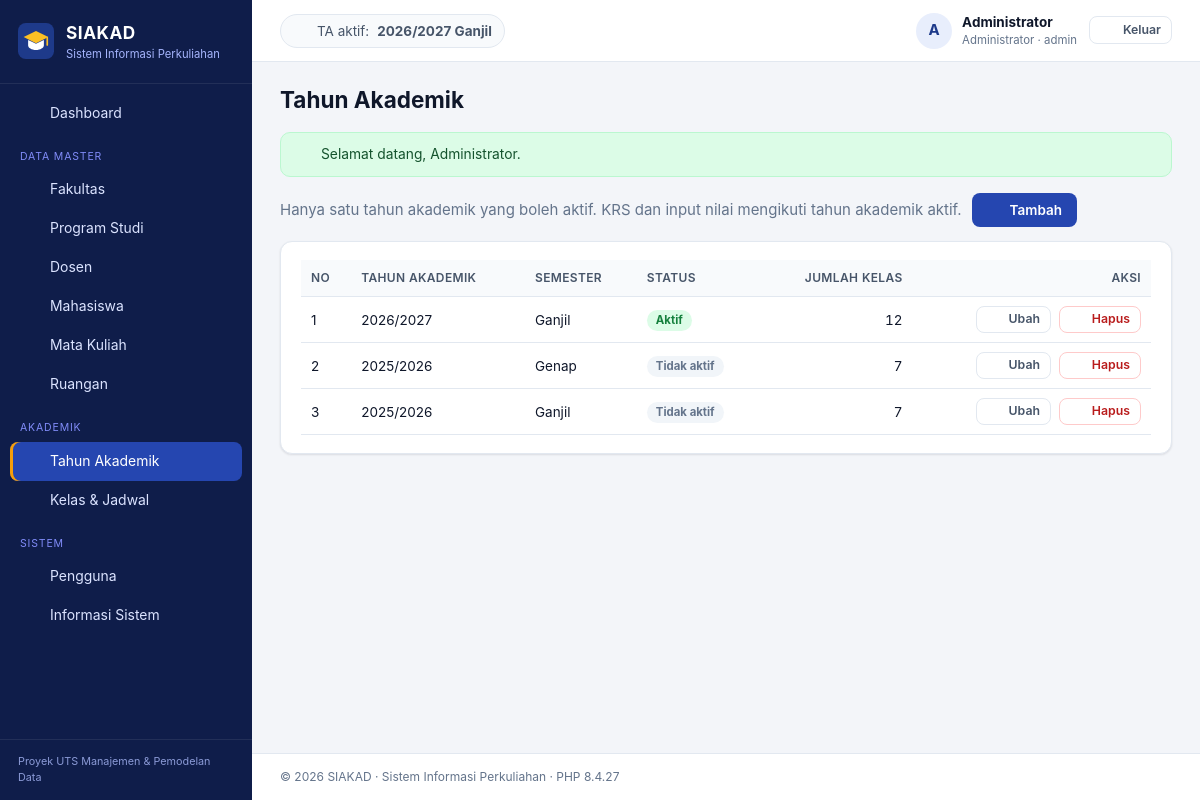
The app's page /index.php?page=admin/tahun-akademik (signed in) with its own data.
### tables this page shows
CREATE TABLE tahun_akademik (
  id_ta       INT UNSIGNED NOT NULL AUTO_INCREMENT,
  tahun       CHAR(9)      NOT NULL,               
  semester    ENUM('Ganjil','Genap') NOT NULL,
  is_aktif    TINYINT(1)   NOT NULL DEFAULT 0,
  created_at  TIMESTAMP    NOT NULL DEFAULT CURRENT_TIMESTAMP,
  PRIMARY KEY (id_ta),
  UNIQUE KEY uq_ta (tahun, semester)
);

### app/core/Controller.php (called while the page is built, shortened)
<?php
abstract class Controller
{
    protected function render(string $view, array $data = [], string $layout = 'layouts/main'): void
    {
        $viewFile = APP_PATH . '/views/' . $view . '.php';
        extract($data, EXTR_SKIP);
        require $viewFile;
        $content = ob_get_clean();
        require APP_PATH . '/views/' . $layout . '.php';
    }
}

### app/controllers/TahunAkademikController.php (called while the page is built, shortened)
<?php
class TahunAkademikController extends Controller
{
    private TahunAkademik $model;
    public function __construct()
    {
        $this->model = new TahunAkademik();
    }
    public function index(): void
    {
        $this->render('admin/tahun_akademik/index', ['title' => 'Tahun Akademik', 'rows' => $this->model->all()]);
    }
}

### index.php (called while the page is built, shortened)
<?php
require APP_PATH . '/core/helpers.php';
spl_autoload_register(function (string $class): void {
    foreach (['core', 'controllers', 'models'] as $dir) {
        $file = APP_PATH . "/$dir/$class.php";
        if (is_file($file)) {
            return;
        }
    }
});
$page = (string) ($_GET['page'] ?? (Auth::check() ? 'dashboard' : 'login'));
$action = (string) ($_GET['action'] ?? 'index');
$method = lcfirst(str_replace(' ', '', ucwords(str_replace('-', ' ', $action))));
$controller = new $controllerClass();
try {
    $controller->$method();
} catch (PDOException $e) {
    error_log('[SIAKAD] ' . $e->getMessage());
    if ($_SERVER['REQUEST_METHOD'] === 'POST') {
        flash('error', db_error_message($e));
        $back = $_SERVER['HTTP_REFERER'] ?? url($page);
        header('Location: ' . $back);
        exit;
    }
    abort(500, db_error_message($e));
}

### app/core/Model.php (called while the page is built, shortened)
<?php
abstract class Model
{
    protected PDO $db;
    public function __construct()
    {
        $this->db = Database::connection();
    }
    protected function fetchAll(string $sql, array $params = []): array
    {
        $stmt = $this->db->prepare($sql);
        $stmt->execute($params);
        return $stmt->fetchAll();
    }
    protected function fetchOne(string $sql, array $params = []): ?array
    {
        $stmt = $this->db->prepare($sql);
        $stmt->execute($params);
        $row = $stmt->fetch();
        return $row === false ? null : $row;
    }
}

### config/config.php (called while the page is built, shortened)
<?php
$env = static function (string $key, $default) {
    $value = getenv($key);
    return $value === false || $value === '' ? $default : $value;
};
$config = [
    'app_name'     => 'SIAKAD',
    'app_subtitle' => 'Sistem Informasi Perkuliahan',
    'db_host'      => $env('DB_HOST', '127.0.0.1'),
    'db_port'      => (int) $env('DB_PORT', 3306),
    'db_name'      => $env('DB_NAME', 'db_siakad'),
    'db_user'      => $env('DB_USER', 'root'),
    'db_pass'      => $env('DB_PASS', ''),
    'timezone'     => 'Asia/Jakarta',
    'debug'        => filter_var($env('APP_DEBUG', false), FILTER_VALIDATE_BOOLEAN),
];
$local = __DIR__ . '/config.local.php';
return $config;

### app/core/Database.php (called while the page is built)
<?php
final class Database
{
    private static ?PDO $pdo = null;
    public static function connection(): PDO
    {
        if (self::$pdo === null) {
            $c = config();
            $dsn = sprintf(
                'mysql:host=%s;port=%d;dbname=%s;charset=utf8mb4',
                $c['db_host'],
                $c['db_port'],
                $c['db_name']
            );
            self::$pdo = new PDO($dsn, $c['db_user'], $c['db_pass'], [
                PDO::ATTR_ERRMODE            => PDO::ERRMODE_EXCEPTION,
                PDO::ATTR_DEFAULT_FETCH_MODE => PDO::FETCH_ASSOC,
                PDO::ATTR_EMULATE_PREPARES   => false,
            ]);
            self::$pdo->exec("SET time_zone = '+07:00'");
        }
        return self::$pdo;
    }
}

### app/models/TahunAkademik.php (called while the page is built, shortened)
<?php
class TahunAkademik extends Model
{
    public function all(): array
    {
        return $this->fetchAll(
            "SELECT t.*, (SELECT COUNT(*) FROM kelas k WHERE k.id_ta = t.id_ta) AS jumlah_kelas
             FROM tahun_akademik t
             ORDER BY t.tahun DESC, t.semester DESC"
        );
    }
    public function aktif(): ?array
    {
        return $this->fetchOne('SELECT * FROM tahun_akademik WHERE is_aktif = 1 LIMIT 1');
    }
}

### app/core/Auth.php (called while the page is built, shortened)
<?php
final class Auth
{
    public static function user(): ?array
    {
        return $_SESSION['user'] ?? null;
    }
}

### app/views/admin/tahun_akademik/index.php (the view)
<div class="toolbar">
    <span class="muted">Hanya satu tahun akademik yang boleh aktif. KRS dan input nilai mengikuti tahun akademik aktif.</span>
    <a class="btn btn-primary" href="<?= e(url('admin/tahun-akademik', ['action' => 'create'])) ?>"><?= icon('plus', 16) ?><span>Tambah</span></a>
</div>
<section class="card">
    <div class="table-wrap">
        <table class="table">
            <thead><tr><th>No</th><th>Tahun Akademik</th><th>Semester</th><th>Status</th><th class="num">Jumlah Kelas</th><th class="actions">Aksi</th></tr></thead>
            <tbody>
            <?php foreach ($rows as $i => $r): ?>
                <tr>
                    <td><?= $i + 1 ?></td>
                    <td><?= e($r['tahun']) ?></td>
                    <td><?= e($r['semester']) ?></td>
                    <td><?= $r['is_aktif'] ? '<span class="badge badge-success">Aktif</span>' : '<span class="badge badge-muted">Tidak aktif</span>' ?></td>
                    <td class="num"><?= e($r['jumlah_kelas']) ?></td>
                    <td class="actions">
                        <a class="btn btn-sm btn-ghost" href="<?= e(url('admin/tahun-akademik', ['action' => 'edit', 'id' => $r['id_ta']])) ?>"><?= icon('edit', 15) ?><span>Ubah</span></a>
                        <?= delete_button('admin/tahun-akademik', (int) $r['id_ta']) ?>
                    </td>
                </tr>
            <?php endforeach; ?>
            </tbody>
        </table>
    </div>
</section>

### app/core/helpers.php (shortened to what this page needs)
<?php
function config(?string $key = null): mixed
{
    static $config = null;
    $config ??= require BASE_PATH . '/config/config.php';
    return $key === null ? $config : ($config[$key] ?? null);
}
function e(mixed $value): string
{
    return htmlspecialchars((string) ($value ?? ''), ENT_QUOTES | ENT_SUBSTITUTE, 'UTF-8');
}
function base_url(string $path = ''): string
{
    $dir = rtrim(str_replace('\\', '/', dirname($_SERVER['SCRIPT_NAME'] ?? '/')), '/');
    return $dir . '/' . ltrim($path, '/');
}
function url(string $page, array $params = []): string
{
    $query = http_build_query(array_merge(['page' => $page], $params));
    return base_url('index.php') . '?' . $query;
}
function asset(string $path): string
{
    $file = BASE_PATH . '/assets/' . $path;
    $version = is_file($file) ? filemtime($file) : 1;
    return base_url('assets/' . $path) . '?v=' . $version;
}
function flash(string $type, ?string $message = null): ?string
{
    $msg = $_SESSION['_flash'][$type] ?? null;
    return $msg;
}
function csrf_token(): string
{
    return $_SESSION['_csrf'];
}
function csrf_field(): string
{
    return '<input type="hidden" name="_csrf" value="' . e(csrf_token()) . '">';
}
function is_active_page(string $prefix): string
{
    $page = $_GET['page'] ?? 'dashboard';
    return str_starts_with($page, $prefix) ? ' active' : '';
}
function icon(string $name, int $size = 18): string
{
    $p = $paths[$name] ?? $paths['grid'];
    return '<svg class="icon" width="' . $size . '" height="' . $size . '" viewBox="0 0 24 24" fill="none" stroke="currentColor" stroke-width="2" stroke-linecap="round" stroke-linejoin="round" aria-hidden="true">' . $p . '</svg>';
}
function delete_button(string $page, int $id, string $label = 'Hapus', string $confirm = 'Yakin ingin menghapus data ini?'): string
{
    return '<form method="post" action="' . e(url($page, ['action' => 'delete', 'id' => $id])) . '" class="inline" onsubmit="return confirm(\'' . e($confirm) . '\')">'
        . csrf_field()
        . '<button type="submit" class="btn btn-sm btn-danger-ghost" title="' . e($label) . '">' . icon('trash', 15) . '<span>' . e($label) . '</span></button></form>';
}

### app/views/layouts/main.php (shortened to what this page needs)
<?php
$user = Auth::user();
$role = $user['role'];
$taAktif = (new TahunAkademik())->aktif();
$menu = [
    'admin' => [
        ['Dashboard', 'dashboard', 'home'],
        ['__', 'Data Master'],
        ['Fakultas', 'admin/fakultas', 'building'],
        ['Program Studi', 'admin/prodi', 'layers'],
        ['Dosen', 'admin/dosen', 'user'],
        ['Mahasiswa', 'admin/mahasiswa', 'users'],
        ['Mata Kuliah', 'admin/mata-kuliah', 'book'],
        ['Ruangan', 'admin/ruangan', 'map'],
        ['__', 'Akademik'],
        ['Tahun Akademik', 'admin/tahun-akademik', 'calendar'],
        ['Kelas & Jadwal', 'admin/kelas', 'grid'],
        ['__', 'Sistem'],
        ['Pengguna', 'admin/pengguna', 'key'],
        ['Informasi Sistem', 'admin/sistem', 'server'],
    ],
    'dosen' => [
        ['Dashboard', 'dashboard', 'home'],
        ['__', 'Pengajaran'],
        ['Kelas & Input Nilai', 'dosen/kelas', 'clipboard'],
        ['Perwalian (KRS)', 'dosen/perwalian', 'users'],
    ],
    'mahasiswa' => [
        ['Dashboard', 'dashboard', 'home'],
        ['__', 'Akademik'],
        ['Isi KRS', 'mahasiswa/krs', 'clipboard'],
        ['Kartu Hasil Studi', 'mahasiswa/khs', 'file'],
        ['Transkrip Nilai', 'mahasiswa/transkrip', 'award'],
    ],
][$role];
$roleLabel = ['admin' => 'Administrator', 'dosen' => 'Dosen', 'mahasiswa' => 'Mahasiswa'][$role];
?>
<!doctype html>
<html lang="id">
<head>
    <link rel="stylesheet" href="<?= e(asset('css/style.css')) ?>">
</head>
<body class="role-<?= e($role) ?>">
<div class="app">
    <aside class="sidebar" id="sidebar">
        <a class="brand" href="<?= e(url('dashboard')) ?>">
            <img src="<?= e(asset('img/logo.svg')) ?>" alt="" width="36" height="36">
            <span>
                <strong><?= e(config('app_name')) ?></strong>
                <small><?= e(config('app_subtitle')) ?></small>
            </span>
        </a>
        <nav class="nav">
            <?php foreach ($menu as $item): ?>
                <?php if ($item[0] === '__'): ?>
                    <div class="nav-section"><?= e($item[1]) ?></div>
                <?php else: ?>
                    <a class="nav-link<?= $item[1] === 'dashboard' ? (($_GET['page'] ?? 'dashboard') === 'dashboard' ? ' active' : '') : is_active_page($item[1]) ?>"
                       href="<?= e(url($item[1])) ?>"><?= icon($item[2]) ?><span><?= e($item[0]) ?></span></a>
                <?php endif; ?>
            <?php endforeach; ?>
        </nav>
        <div class="sidebar-foot">Proyek UTS Manajemen &amp; Pemodelan Data</div>
    </aside>
    <div class="main">
        <header class="topbar">
            <div class="topbar-ta">
                <?= icon('calendar', 16) ?>
                <?php if ($taAktif): ?>
                    TA aktif: <strong><?= e($taAktif['tahun']) ?> <?= e($taAktif['semester']) ?></strong>
                <?php else: ?>
                    Belum ada tahun akademik aktif
                <?php endif; ?>
            </div>
            <div class="topbar-user">
                <a href="<?= e(url('profil')) ?>" class="user-chip">
                    <span class="avatar"><?= e(mb_strtoupper(mb_substr(preg_replace('/^(Dr\.|Ir\.)\s*/', '', $user['nama']), 0, 1))) ?></span>
                    <span class="user-meta">
                        <strong><?= e($user['nama']) ?></strong>
                        <small><?= e($roleLabel) ?> · <?= e($user['username']) ?></small>
                    </span>
                </a>
                <form method="post" action="<?= e(url('logout', ['action' => 'logout'])) ?>">
                    <button class="btn btn-sm btn-ghost" type="submit"><?= icon('logout', 16) ?><span>Keluar</span></button>
                </form>
            </div>
        </header>
        <main class="content">
            <div class="page-head">
                <h1><?= e($title ?? '') ?></h1>
            </div>
            <?php foreach (['success', 'error'] as $type): ?>
                <?php if ($msg = flash($type)): ?>
                    <div class="alert alert-<?= $type ?>" role="alert">
                        <?= icon($type === 'success' ? 'check' : 'x', 16) ?><span><?= e($msg) ?></span>
                    </div>
                <?php endif; ?>
            <?php endforeach; ?>
            <?= $content ?>
        </main>
        <footer class="footer">
            &copy; <?= date('Y') ?> <?= e(config('app_name')) ?> · <?= e(config('app_subtitle')) ?> · PHP <?= PHP_VERSION ?>
        </footer>
    </div>
</div>
</body>
</html>

### records on screen
tahun_akademik: tahun "2026/2027", semester "Ganjil", is_aktif "Aktif", jumlah_kelas "12", $size 15 (drawn)
tahun_akademik: tahun "2025/2026", semester "Genap", is_aktif "Tidak aktif", jumlah_kelas "7", $size 15 (drawn)
tahun_akademik: tahun "2025/2026", semester "Ganjil", is_aktif "Tidak aktif", jumlah_kelas "7", $size 15 (drawn)

### other values on screen
config('app_name') "SIAKAD"
config('app_subtitle') "Sistem Informasi Perkuliahan"
$item[0] "Dashboard"
$item[1] "DATA MASTER"
$item[0] "Fakultas"
$item[0] "Program Studi"
$item[0] "Dosen"
$item[0] "Mahasiswa"
$item[0] "Mata Kuliah"
$item[0] "Ruangan"
$item[1] "AKADEMIK"
$item[0] "Tahun Akademik"
$item[0] "Kelas & Jadwal"
$item[1] "SISTEM"
$item[0] "Pengguna"
